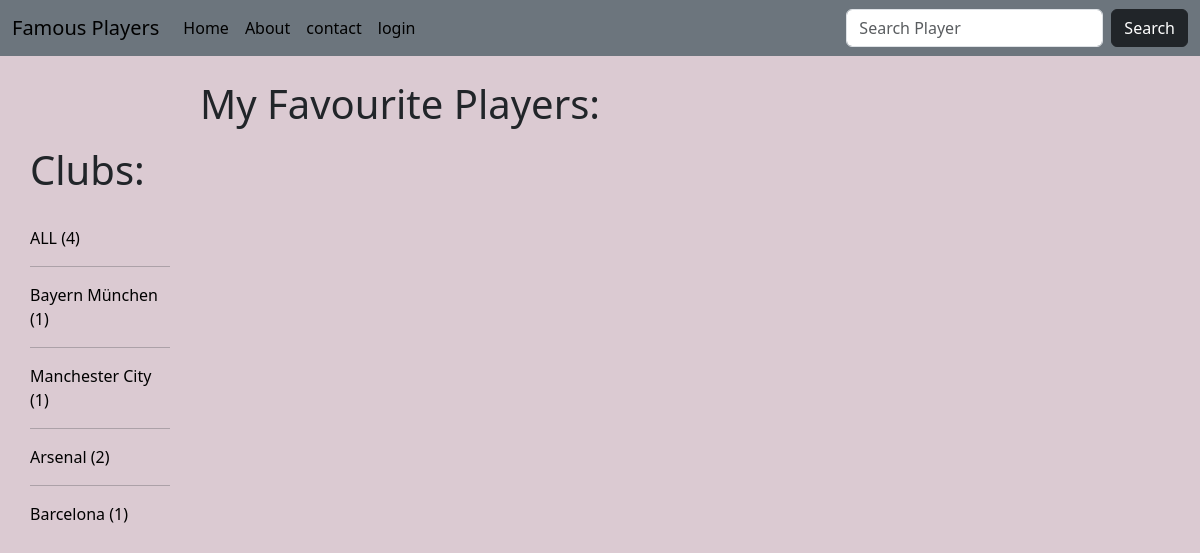
The app's page /profile/1/?p=Barcelona, older data.
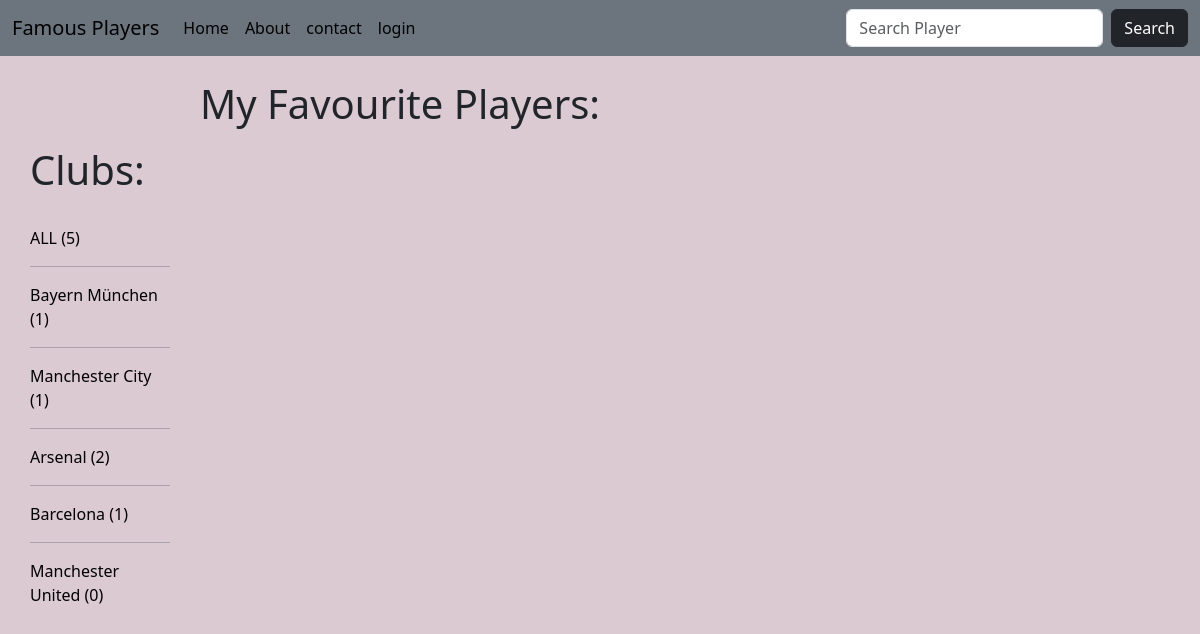
The same page, newer data.
### base/models.py (models this page shows)
class Club(models.Model):
        name=models.CharField(max_length=100)
        def __str__(self):
                return self.name

### base/views.py (the view)
# urls.py: path('profile/<str:pk>/', views.profile, name='profile'),
def profile(request, pk):
    user= User.objects.get(id=int(pk))
    p = request.GET.get("p") if request.GET.get('p') != None else ""
    players = user.players.filter(Q(first_name__icontains=p) | Q(last_name__icontains=p) | Q(nation__name__icontains=p) | Q(club__name__icontains=p))
    clubs = Club.objects.all()
    heading="My Favourite Players:"
    context={"players":players, "user":user, "heading":heading, "clubs":clubs}
    return render(request, 'base/profile.html',context)

### base/templates/base/profile.html (shortened to what this page needs)
{% extends 'main.html' %}
{% block content %}
  {% include 'base/players.html' %}
{% endblock %}

### base/templates/base/players.html (shortened to what this page needs)
<div class="home_container">
    <div class="clubs">
        <h1>Clubs:</h1>
        <br>
        <a href="{{ request.path }}">ALL ({{ clubs.count }})</a>
        {%for club in clubs%}
        <hr>
        <a href="{{ request.path }}?p={{club.name}}">{{club}} ({{club.players.count}})</a>
        {% endfor %}
    </div>
     <div>
        <br>
        <div class="centered-content" >
            <h1>{{heading}}</h1>
        </div>
        <br>
    </div>
</div>

Row changes from the older to the newer data that the page shows:
added Club: name "Manchester United", players.count "0"
Text that changed along with them:
{{ clubs.count }}: "4" → "5"
